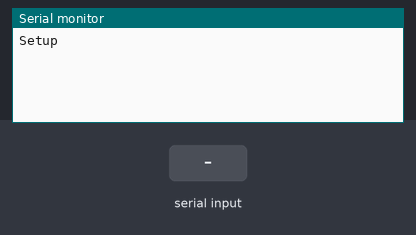
A sketch run on a simulated Arduino Uno, built with avr-gcc and run on an emulated ATmega328P. Shown: the last lines printed to the serial monitor. Inputs (shaded band) come from the test bench.

Above: at 1.2 s.
1.3 s: "1" received over the second serial link
At 1.9 s:
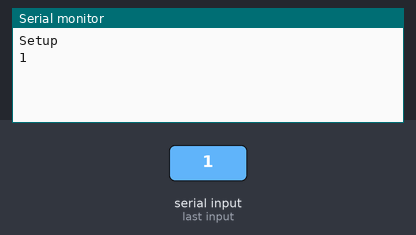
2.8 s: "0" received over the second serial link
At 4.2 s:
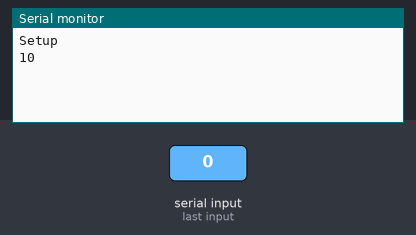

The sketch:

Bluetooth_AT_Mode.ino
```cpp
#include <SoftwareSerial.h>

SoftwareSerial Bluetooth(3,2); //TX and RX)

void setup() {
  Serial.begin(9600);
  Bluetooth.begin(38400);
  Serial.println("Setup");
}

void loop() {
  // Read from HC-05 and send data to the Arduino Serial Monitor
  if (Bluetooth.available())
    Serial.write(Bluetooth.read());
  // Read from Arduino Serial Monitor and send it to the HC-05
  if (Serial.available())
    Bluetooth.write(Serial.read());
}

//+ADDR:98D3:31:F5FA95
//AT+BIND=00,98D3,31,F5FA95
```

Measured:
- after the input at 1.3 s, the serial monitor: prints a new line at once (image 1)
- after the input at 2.8 s, the serial monitor: prints a new line at once (image 2)
